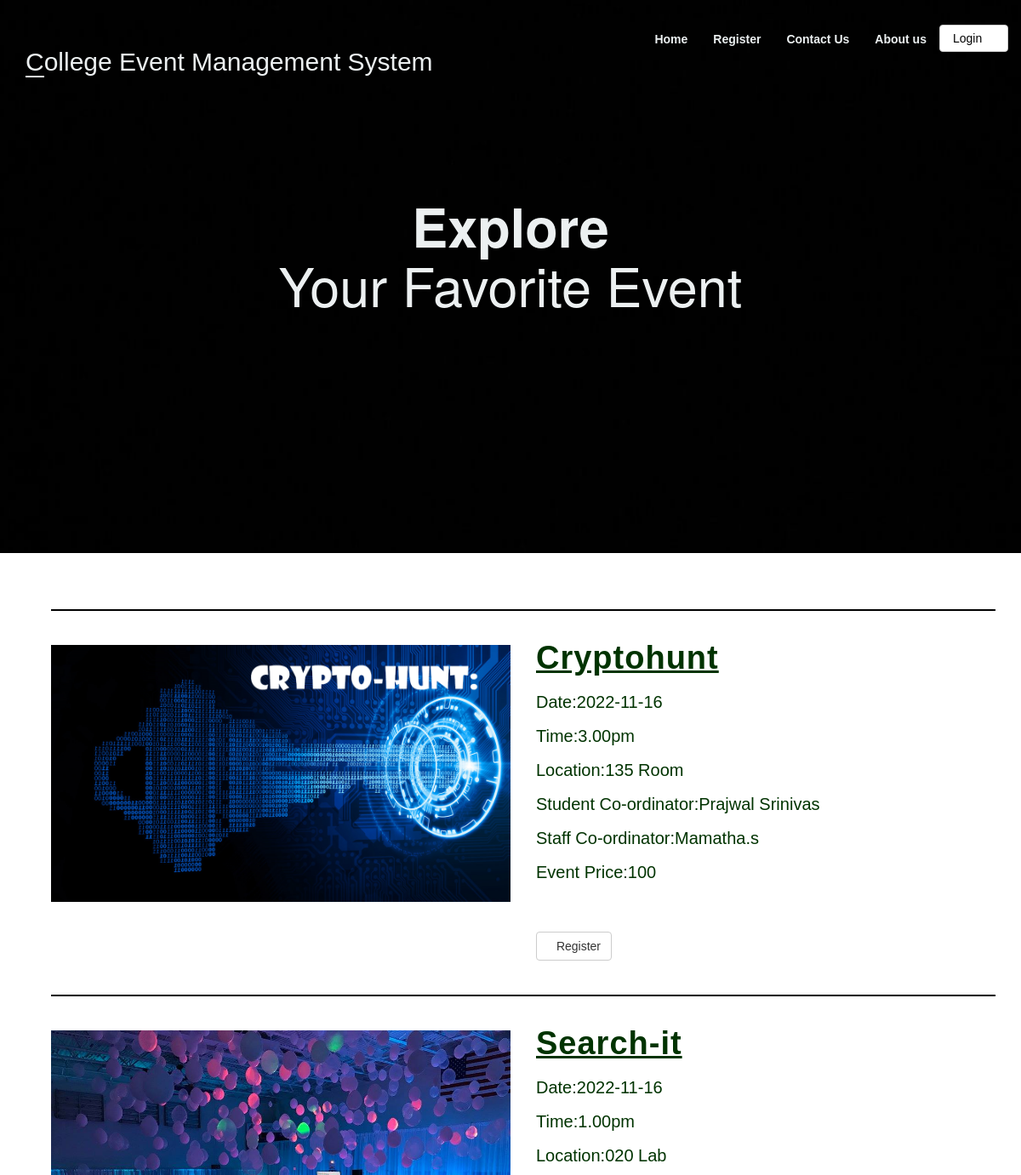
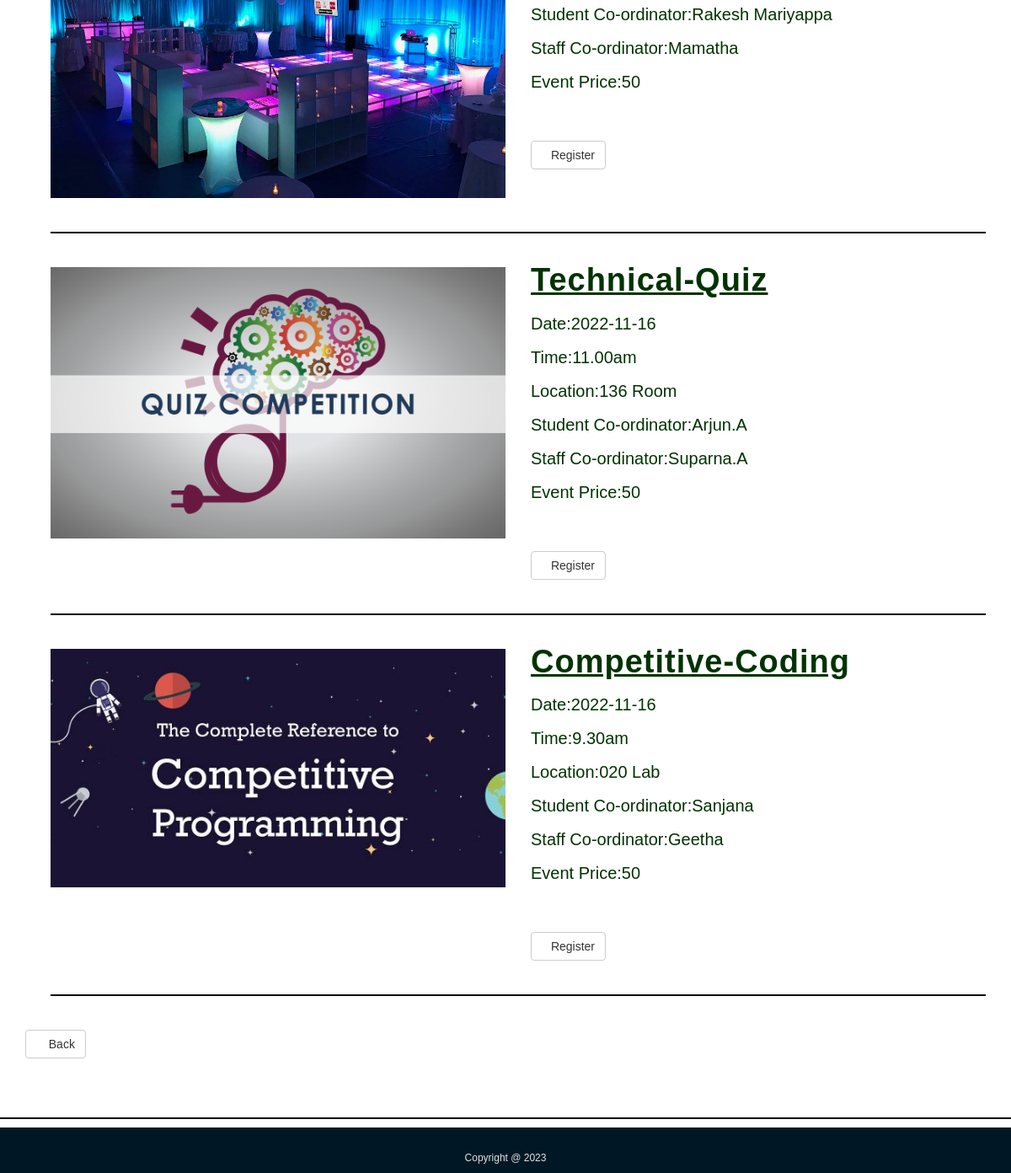
The page /viewEvent.php?id=1 on the database its author committed (2 pictures, top to bottom).
### tables this page shows
CREATE TABLE `events` (
  `event_id` int(11) NOT NULL,
  `event_title` varchar(50) NOT NULL,
  `event_price` int(11) DEFAULT NULL,
  `participents` int(100) DEFAULT 0,
  `img_link` text DEFAULT NULL,
  `type_id` int(11) DEFAULT NULL
);

CREATE TABLE `event_info` (
  `event_id` int(10) NOT NULL,
  `Date` date DEFAULT NULL,
  `time` varchar(20) NOT NULL,
  `location` varchar(300) NOT NULL
);

CREATE TABLE `student_coordinator` (
  `sid` int(11) NOT NULL,
  `st_name` varchar(100) NOT NULL,
  `phone` varchar(10) DEFAULT NULL,
  `event_id` int(11) DEFAULT NULL
);

CREATE TABLE `staff_coordinator` (
  `stid` int(11) NOT NULL,
  `name` varchar(100) NOT NULL,
  `phone` varchar(10) DEFAULT NULL,
  `event_id` int(11) DEFAULT NULL
);

### events.php (the view)
<div class="container">
            <div class="col-md-12">
            <hr>
            </div>
<div class="row">
                <section>
                    <div class="container">
                        <div class="col-md-6">
                          <img src=" <?php  echo $row['img_link'];?>" class="img-responsive">
                        </div>
                        <div class="subcontent col-md-6">
                            <h1 style="color:#003300 ; font-size:38px ;" ><u><strong><?php echo '<td>' . $row['event_title'] . '</td>';?></strong></u></h1>
                            <p style="color:#003300  ;font-size:20px ">
                            <?php
                            echo 'Date:' . $row['Date'] .'<br>';
                            echo 'Time:' . $row['time'] .'<br>';
                            echo 'Location:' . $row['location'] .'<br>';
                            echo 'Student Co-ordinator:' . $row['st_name'] .'<br>';
                            echo 'Staff Co-ordinator:' . $row['name'] .'<br>';
                            echo 'Event Price:' . $row['event_price'].'<br>' ;
                        ?>
                            </p>
                            <br><br>
                        <?php echo
                             '<a class="btn btn-default" href="register.php"> <span class="glyphicon glyphicon-circle-arrow-right"></span>Register</a>'
                            ?>
                                                        </div>
                    </div>
                </section>
</div>
 </div>

### viewEvent.php (shortened to what this page needs)
<?php
require 'classes/db1.php';
$id=$_GET['id'];
$result = mysqli_query($conn,"SELECT * FROM events,event_info ef,student_coordinator s,staff_coordinator st WHERE type_id = $id and ef.event_id=events.event_id and s.event_id=events.event_id and st.event_id=events.event_id  ");
?>
<!DOCTYPE html>
<html>
<head>
        <?php require 'utils/styles.php'; ?>
    </head>
    <body>
        <?php require 'utils/header.php'; ?>
        <div class = "content">
            <div class = "container">
                <div class = "col-md-12">
            </div>
            <?php
                if (mysqli_num_rows($result) > 0) {
                while($row = mysqli_fetch_array($result)) {
                include 'events.php';
                    }
           ?>
<div class="container">
            <div class="col-md-12">
            <hr>
            </div>
            </div>
        <?php }?>
            <a class="btn btn-default" href="index.php"><span class="glyphicon glyphicon-circle-arrow-left"></span> Back</a>
        </div>
        <?php require 'utils/footer.php'; ?>
    </body>
</html>

### utils/styles.php
<link rel = "stylesheet" type = "text/css" href = "css/bootstrap.css">
<link rel = "stylesheet" type = "text/css" href = "css/style.css">

### utils/header.php (shortened to what this page needs)
<header class="bgImage" >
    <nav class="navbar" >
        <div class="container">
        <div class="navbar-header">
                <a class = "navbar-brand">
                   <h2>College Event Management System</h2>
                </a>
        </div>
            <ul class="nav navbar-nav navbar-right">
                    <li><a href = "index.php"><strong>Home</strong></a></li>
                    <li><a href = "register.php"><strong>Register</strong></a></li>
                    <li><a href = "contact.php"><strong>Contact Us</strong></a></li>
                    <li><a href = "aboutus.php"><strong>About us</strong></a></li>
                    <li class="btnlogout"><a class = "btn btn-default navbar-btn" href = "login_form.php">Login <span class = "glyphicon glyphicon-log-in"></span></a></li>
            </ul>
        </div>
    </nav>
    <div class = "col-md-12">
        <div class = "container">
            <div class = "jumbotron">
                <h1><strong>Explore<br></strong> Your Favorite Event</h1>
                <br>
    </div>
</header>

### utils/footer.php
<hr class = "footerline">
<footer>
    <div class = "container">
        <h6 style="text-align:center;"> Copyright @ 2023</h6>
    </div>
</footer>

### css/style.css (style rules this page uses)
body { overflow-x: hidden; }
hr { border-top: 2px solid black; margin-top: 40px; margin-bottom: 40px; }
.subcontent > h1 { margin-top: -5px; color: #2C3E50; letter-spacing: 1px; }
.subcontent > p { color: #7F8C8D; line-height: 2; }
header .navbar { padding: 20px 0; font-family: Arial, Helvetica, sans-serif; }
header .navbar-header a::first-letter { border-bottom: 2px solid #ecf0f1; }
header .navbar-nav a { color: #ecf0f1; padding-bottom: 12px; }
header .navbar-nav a:link { position: relative; }
header .btnlogout a { padding-top: 5px; }
header .navbar-nav a:before { content: ""; position: absolute; width: 100%; height: 3px; left: 0; background-color: #ecf0f1; visibility: hidden; -webkit-transform: scaleX(0); transform: scaleX(0); -webkit-transition: all 0.3s ease-in-out 0s; transition: all 0.3s ease-in-out 0s; margin-top: 25px; }
header .navbar-header a { color: #ecf0f1; }
header .navbar-nav .btn { color: black; padding-bottom: 5px; margin: 8px 0px; }
.jumbotron { background-color: transparent; color: #ecf0f1; text-align: center; margin-top: 50px; text-shadow: 2px 2px black; }
.footerline { margin-top: 70px; margin-bottom: 10px; }
.content { font-family: Arial, Helvetica, sans-serif; color: #2C3E50; }
footer { font-family: Arial, Helvetica, sans-serif; color: #E0E0E0; line-height: 2; background-color: #001825; padding-top: 20px; }

### utils/header.php (style rules this page uses)
.bgImage { background-image: url(images/black.jpg); background-size: cover; background-position: center center; height: 650px; margin-bottom: 25px; }

### rows shown on the page
events: img_link (picture), event_title "Cryptohunt", event_info.Date "2022-11-16", event_info.time "3.00pm", event_info.location "135 Room", student_coordinator.st_name "Prajwal Srinivas", staff_coordinator.name "Mamatha.s", event_price "100"
events: img_link (picture), event_title "Search-it", event_info.Date "2022-11-16", event_info.time "1.00pm", event_info.location "020 Lab", student_coordinator.st_name "Rakesh Mariyappa", staff_coordinator.name "Mamatha", event_price "50"
events: img_link (picture), event_title "Technical-Quiz", event_info.Date "2022-11-16", event_info.time "11.00am", event_info.location "136 Room", student_coordinator.st_name "Arjun.A", staff_coordinator.name "Suparna.A", event_price "50"
events: img_link (picture), event_title "Competitive-Coding", event_info.Date "2022-11-16", event_info.time "9.30am", event_info.location "020 Lab", student_coordinator.st_name "Sanjana", staff_coordinator.name "Geetha", event_price "50"
